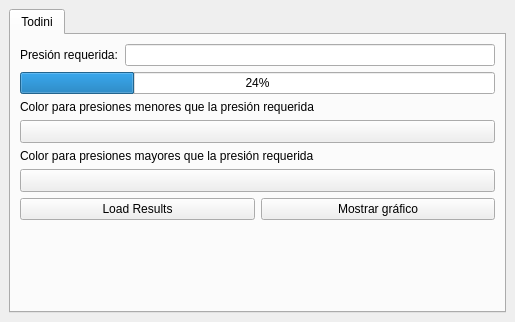
<?xml version="1.0" encoding="UTF-8"?>
<ui version="4.0">
 <class>QGISResilienceMetricDock</class>
 <widget class="QDockWidget" name="QGISResilienceMetricDock">
  <property name="geometry">
   <rect>
    <x>0</x>
    <y>0</y>
    <width>515</width>
    <height>322</height>
   </rect>
  </property>
  <property name="sizePolicy">
   <sizepolicy hsizetype="Preferred" vsizetype="Fixed">
    <horstretch>0</horstretch>
    <verstretch>0</verstretch>
   </sizepolicy>
  </property>
  <property name="features">
   <set>QDockWidget::DockWidgetClosable|QDockWidget::DockWidgetFloatable</set>
  </property>
  <property name="allowedAreas">
   <set>Qt::RightDockWidgetArea</set>
  </property>
  <property name="windowTitle">
   <string>Resilience Metrics</string>
  </property>
  <widget class="QWidget" name="dockWidgetContents">
   <property name="sizePolicy">
    <sizepolicy hsizetype="Preferred" vsizetype="Minimum">
     <horstretch>0</horstretch>
     <verstretch>0</verstretch>
    </sizepolicy>
   </property>
   <layout class="QGridLayout" name="gridLayout_3">
    <item row="0" column="0">
     <widget class="QTabWidget" name="tabWidget">
      <widget class="QWidget" name="tab">
       <attribute name="title">
        <string>Todini</string>
       </attribute>
       <layout class="QGridLayout" name="gridLayout_2">
        <item row="0" column="0">
         <layout class="QVBoxLayout" name="verticalLayout">
          <item>
           <layout class="QVBoxLayout" name="verticalLayout_2">
            <property name="spacing">
             <number>7</number>
            </property>
            <item>
             <layout class="QHBoxLayout" name="horizontalLayout_5" stretch="0,0">
              <item>
               <widget class="QLabel" name="label">
                <property name="sizePolicy">
                 <sizepolicy hsizetype="Preferred" vsizetype="Fixed">
                  <horstretch>0</horstretch>
                  <verstretch>0</verstretch>
                 </sizepolicy>
                </property>
                <property name="maximumSize">
                 <size>
                  <width>16777215</width>
                  <height>30</height>
                 </size>
                </property>
                <property name="text">
                 <string>Presión requerida:</string>
                </property>
               </widget>
              </item>
              <item>
               <widget class="QLineEdit" name="pressure_requiredLE"/>
              </item>
             </layout>
            </item>
           </layout>
          </item>
          <item>
           <widget class="QProgressBar" name="progressBar">
            <property name="value">
             <number>24</number>
            </property>
           </widget>
          </item>
          <item>
           <widget class="QLabel" name="label_2">
            <property name="sizePolicy">
             <sizepolicy hsizetype="Preferred" vsizetype="Fixed">
              <horstretch>0</horstretch>
              <verstretch>0</verstretch>
             </sizepolicy>
            </property>
            <property name="text">
             <string>Color para presiones menores que la presión requerida</string>
            </property>
           </widget>
          </item>
          <item>
           <widget class="QgsColorButton" name="mColorButton">
            <property name="sizePolicy">
             <sizepolicy hsizetype="Expanding" vsizetype="Fixed">
              <horstretch>0</horstretch>
              <verstretch>0</verstretch>
             </sizepolicy>
            </property>
            <property name="color">
             <color>
              <red>170</red>
              <green>0</green>
              <blue>0</blue>
             </color>
            </property>
           </widget>
          </item>
          <item>
           <widget class="QLabel" name="label_3">
            <property name="sizePolicy">
             <sizepolicy hsizetype="Preferred" vsizetype="Fixed">
              <horstretch>0</horstretch>
              <verstretch>0</verstretch>
             </sizepolicy>
            </property>
            <property name="text">
             <string>Color para presiones mayores que la presión requerida</string>
            </property>
           </widget>
          </item>
          <item>
           <widget class="QgsColorButton" name="mColorButton_2">
            <property name="sizePolicy">
             <sizepolicy hsizetype="Expanding" vsizetype="Fixed">
              <horstretch>0</horstretch>
              <verstretch>0</verstretch>
             </sizepolicy>
            </property>
            <property name="color">
             <color>
              <red>0</red>
              <green>0</green>
              <blue>170</blue>
             </color>
            </property>
           </widget>
          </item>
          <item>
           <layout class="QHBoxLayout" name="horizontalLayout_3">
            <item>
             <widget class="QPushButton" name="calculatePushButton">
              <property name="enabled">
               <bool>true</bool>
              </property>
              <property name="sizePolicy">
               <sizepolicy hsizetype="Expanding" vsizetype="Fixed">
                <horstretch>0</horstretch>
                <verstretch>0</verstretch>
               </sizepolicy>
              </property>
              <property name="text">
               <string>Load Results</string>
              </property>
             </widget>
            </item>
            <item>
             <widget class="QPushButton" name="showGraphicPushButton">
              <property name="sizePolicy">
               <sizepolicy hsizetype="Expanding" vsizetype="Fixed">
                <horstretch>0</horstretch>
                <verstretch>0</verstretch>
               </sizepolicy>
              </property>
              <property name="text">
               <string>Mostrar gráfico</string>
              </property>
             </widget>
            </item>
           </layout>
          </item>
         </layout>
        </item>
        <item row="1" column="0">
         <spacer name="verticalSpacer">
          <property name="orientation">
           <enum>Qt::Vertical</enum>
          </property>
          <property name="sizeHint" stdset="0">
           <size>
            <width>20</width>
            <height>5</height>
           </size>
          </property>
         </spacer>
        </item>
       </layout>
      </widget>
     </widget>
    </item>
   </layout>
  </widget>
 </widget>
 <customwidgets>
  <customwidget>
   <class>QgsColorButton</class>
   <extends>QToolButton</extends>
   <header>qgscolorbutton.h</header>
  </customwidget>
 </customwidgets>
 <resources/>
 <connections/>
</ui>
